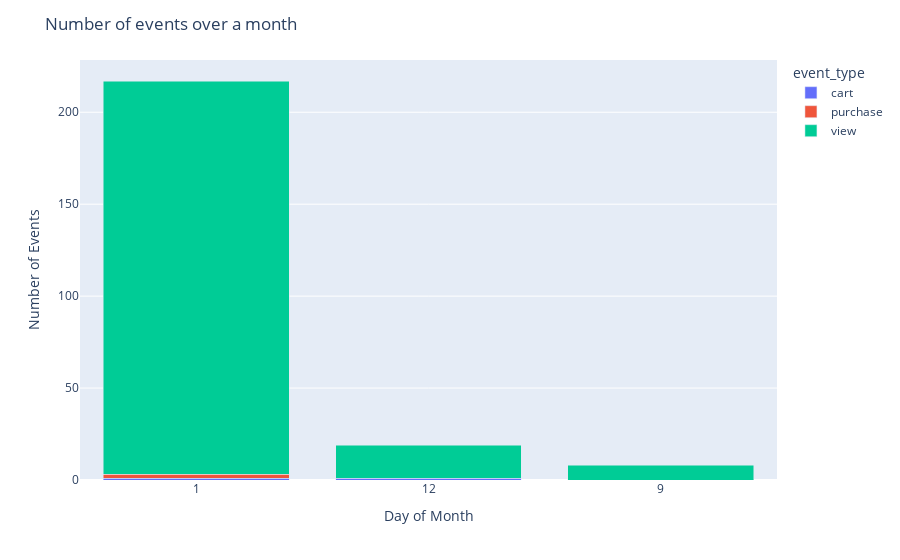

Notebook cell for this chart:
### Markdown cell above
### Time Distribution

### Code cell
# Timestamp Distribution (per event_type) over every day of month

df = sdf_time_dist_month.toPandas()

fig = px.bar(df, x = 'dayofmonth', y = 'cnt', color ='event_type', barmode = 'stack')

fig.update_layout(title = "Number of events over a month",
     xaxis_title = 'Day of Month', yaxis_title = 'Number of Events')
fig.update_xaxes(type="category")
fig.show()

### Figure 1 — Plotly figure (JSON) as saved in the notebook; plotly's stock layout.template omitted (floating-point values rounded to 4 significant figures)
{"data": [{"alignmentgroup": "True", "hovertemplate": "event_type=cart<br>dayofmonth=%{x}<br>cnt=%{y}<extra></extra>", "legendgroup": "cart", "marker": {"color": "#636efa"}, "name": "cart", "offsetgroup": "cart", "orientation": "v", "showlegend": true, "textposition": "auto", "type": "bar", "x": [1, 12], "xaxis": "x", "y": [1, 1], "yaxis": "y"}, {"alignmentgroup": "True", "hovertemplate": "event_type=purchase<br>dayofmonth=%{x}<br>cnt=%{y}<extra></extra>", "legendgroup": "purchase", "marker": {"color": "#EF553B"}, "name": "purchase", "offsetgroup": "purchase", "orientation": "v", "showlegend": true, "textposition": "auto", "type": "bar", "x": [1], "xaxis": "x", "y": [2], "yaxis": "y"}, {"alignmentgroup": "True", "hovertemplate": "event_type=view<br>dayofmonth=%{x}<br>cnt=%{y}<extra></extra>", "legendgroup": "view", "marker": {"color": "#00cc96"}, "name": "view", "offsetgroup": "view", "orientation": "v", "showlegend": true, "textposition": "auto", "type": "bar", "x": [1, 9, 12], "xaxis": "x", "y": [214, 8, 18], "yaxis": "y"}], "layout": {"barmode": "stack", "legend": {"title": {"text": "event_type"}, "tracegroupgap": 0}, "margin": {"t": 60}, "title": {"text": "Number of events over a month"}, "xaxis": {"anchor": "y", "domain": [0, 1], "title": {"text": "Day of Month"}, "type": "category"}, "yaxis": {"anchor": "x", "domain": [0, 1], "title": {"text": "Number of Events"}}}}
